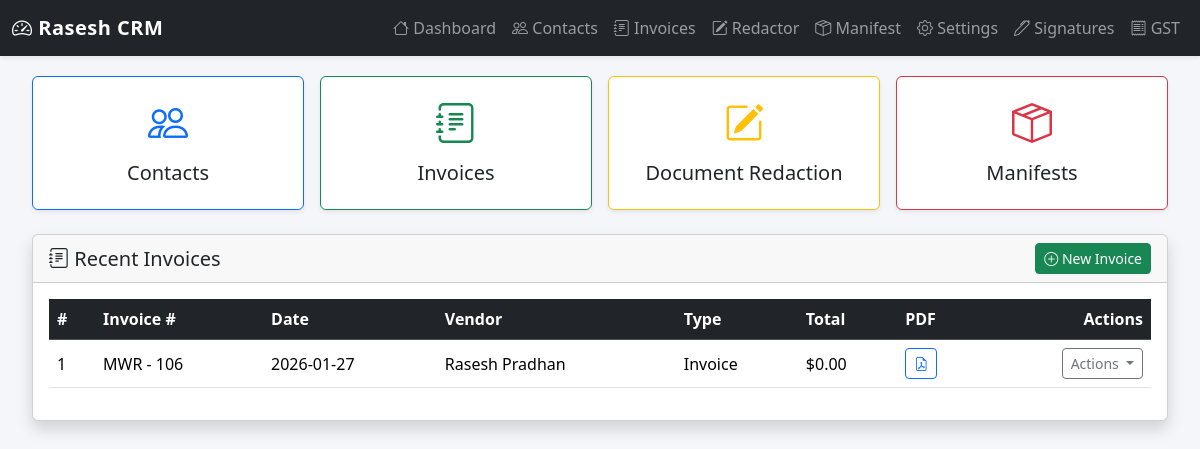
The app's page /, older data.
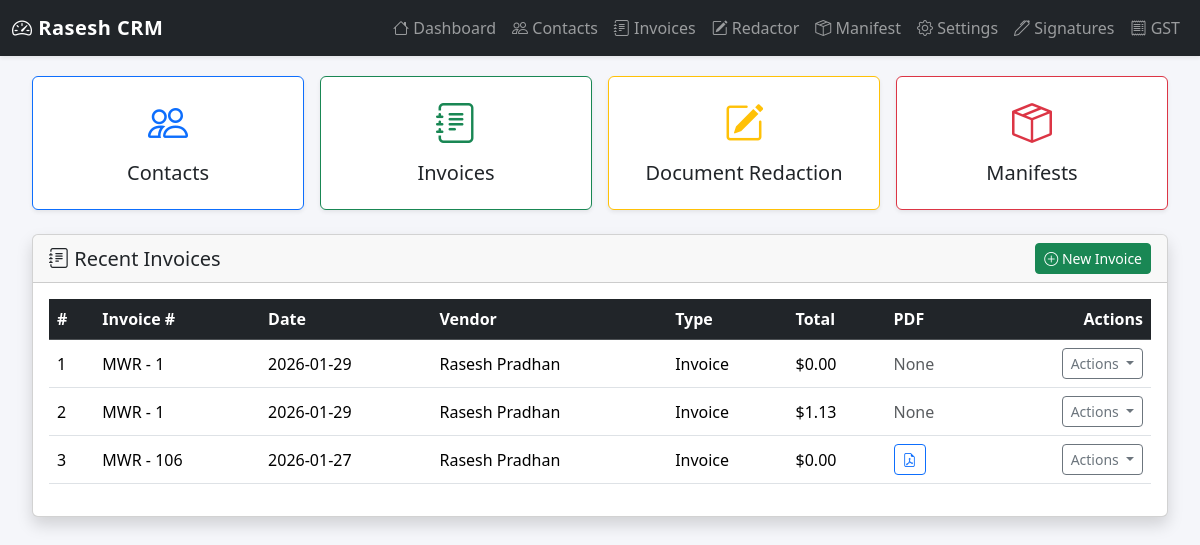
The same page, newer data.
### tables this page shows
CREATE TABLE invoices (
                id INTEGER PRIMARY KEY AUTOINCREMENT,
                num TEXT,
                date TEXT,
                vendor_id INTEGER,
                invoice_type TEXT,
                comments TEXT,
                terms_conditions TEXT,
                sig_id INTEGER,
                ship_cost REAL,
                tax_rate REAL,
                tax REAL,
                subtotal REAL,
                total REAL,
                pdf TEXT, gst_number TEXT, ship_method TEXT, ship_terms TEXT, delivery_date TEXT, template TEXT, id_invoice TEXT, status_invoice TEXT, discount_invoice REAL, currency_invoice TEXT, exchange_rate_invoice REAL, deposit_invoice REAL, due_date_invoice TEXT, payment_terms_invoice TEXT, late_fee_invoice REAL, total_before_tax_invoice REAL, total_after_tax_invoice REAL, balance_due_invoice REAL, client_id_invoice INTEGER, contact_id_invoice INTEGER, recurring_interval_invoice TEXT, next_invoice_date_invoice TEXT,
                FOREIGN KEY(vendor_id) REFERENCES vendors(id)
            );

CREATE TABLE vendors (
                id INTEGER PRIMARY KEY AUTOINCREMENT,
                name TEXT,
                gst_number TEXT,
                address TEXT,
                phone TEXT,
                email TEXT
            );

### app/__init__.py (the view)
    @app.route("/")
    def dashboard():
        from .dashboard import get_dashboard_stats
        stats = get_dashboard_stats()
        return render_template("dashboard.html", **stats)

### app/dashboard.py (called while the page is built)
def get_conn():
    db_path = current_app.config["DATABASE"]
    conn = sqlite3.connect(db_path)
    conn.row_factory = sqlite3.Row
    return conn

### templates/dashboard.html (shortened to what this page needs)
{% extends 'base.html' %}
{% block content %}
<div class="container-fluid">
  <div class="row g-3 mb-4">
    <div class="col-md-3">
      <a href="{{ url_for('contacts.contacts_list') }}" class="text-decoration-none">
        <div class="card shadow-sm border-primary">
          <div class="card-body text-center">
            <i class="bi bi-people fs-1 text-primary"></i>
            <h5 class="mt-2">Contacts</h5>
          </div>
        </div>
      </a>
    </div>
    <div class="col-md-3">
      <a href="{{ url_for('invoice_routes.invoice_list') }}" class="text-decoration-none">
        <div class="card shadow-sm border-success">
          <div class="card-body text-center">
            <i class="bi bi-journal-text fs-1 text-success"></i>
            <h5 class="mt-2">Invoices</h5>
          </div>
        </div>
      </a>
    </div>
    <div class="col-md-3">
      <a href="{{ url_for('redactor.upload_page') }}" class="text-decoration-none">
        <div class="card shadow-sm border-warning">
          <div class="card-body text-center">
            <i class="bi bi-pencil-square fs-1 text-warning"></i>
            <h5 class="mt-2">Document Redaction</h5>
          </div>
        </div>
      </a>
    </div>
    <div class="col-md-3">
      <a href="{{ url_for('manifest.manifest_registry') }}" class="text-decoration-none">
        <div class="card shadow-sm border-danger">
          <div class="card-body text-center">
            <i class="bi bi-box-seam fs-1 text-danger"></i>
            <h5 class="mt-2">Manifests</h5>
          </div>
        </div>
      </a>
    </div>
  </div>
  <div class="card shadow mt-4">
    <div class="card-header d-flex justify-content-between align-items-center">
      <h5 class="mb-0"><i class="bi bi-journal-text"></i> Recent Invoices</h5>
      <a href="{{ url_for('invoice.invoice_create') }}" class="btn btn-success btn-sm">
        <i class="bi bi-plus-circle"></i> New Invoice
      </a>
    </div>
    <div class="card-body">
      <table class="table table-hover align-middle">
        <thead class="table-dark">
          <tr>
            <th>#</th>
            <th>Invoice #</th>
            <th>Date</th>
            <th>Vendor</th>
            <th>Type</th>
            <th>Total</th>
            <th>PDF</th>
            <th class="text-end">Actions</th>
          </tr>
        </thead>
        <tbody>
          {% for inv in recent_invoices %}
          <tr>
            <td>{{ loop.index }}</td>
            <td>{{ inv.num }}</td>
            <td>{{ inv.date }}</td>
            <td>{{ inv.vendor }}</td>
            <td>{{ inv.invoice_type }}</td>
            <td>${{ "%.2f"|format(inv.total) }}</td>
            <td>
              {% if inv.pdf %}
                <a href="{{ url_for('invoice_routes.invoice_download', filename=inv.pdf) }}"
                   class="btn btn-sm btn-outline-primary">
                  <i class="bi bi-file-earmark-pdf"></i>
                </a>
              {% else %}
                <span class="text-muted">None</span>
              {% endif %}
            </td>
            <td class="text-end">
              <div class="btn-group">
                <button type="button" class="btn btn-sm btn-outline-secondary dropdown-toggle"
                        data-bs-toggle="dropdown">
                  Actions
                </button>
              </div>
            </td>
          </tr>
          {% endfor %}
        </tbody>
      </table>
    </div>
  </div>
</div>
{% endblock %}

Row changes from the older to the newer data that the page shows:
added invoices: num "MWR - 1", date "2026-01-29", vendor "Rasesh Pradhan", invoice_type "Invoice", total "0.00", shows "None"
added invoices: num "MWR - 1", date "2026-01-29", vendor "Rasesh Pradhan", invoice_type "Invoice", total "1.13", shows "None"
